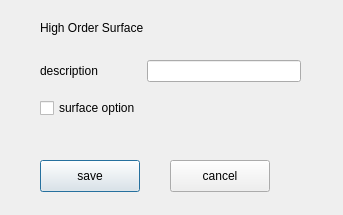
<?xml version="1.0" encoding="UTF-8"?>
<ui version="4.0">
 <class>HOSurfaceDialog</class>
 <widget class="QDialog" name="HOSurfaceDialog">
  <property name="geometry">
   <rect>
    <x>0</x>
    <y>0</y>
    <width>343</width>
    <height>215</height>
   </rect>
  </property>
  <property name="windowTitle">
   <string>Dialog</string>
  </property>
  <widget class="QLabel" name="label">
   <property name="geometry">
    <rect>
     <x>40</x>
     <y>20</y>
     <width>121</width>
     <height>16</height>
    </rect>
   </property>
   <property name="text">
    <string>High Order Surface</string>
   </property>
  </widget>
  <widget class="QWidget" name="gridLayoutWidget">
   <property name="geometry">
    <rect>
     <x>40</x>
     <y>50</y>
     <width>261</width>
     <height>80</height>
    </rect>
   </property>
   <layout class="QGridLayout" name="gridLayout">
    <item row="0" column="1">
     <widget class="QLineEdit" name="textDesc"/>
    </item>
    <item row="0" column="0">
     <widget class="QLabel" name="label_2">
      <property name="text">
       <string>description</string>
      </property>
     </widget>
    </item>
    <item row="1" column="0">
     <widget class="QCheckBox" name="checkSurfopti">
      <property name="text">
       <string>surface option</string>
      </property>
     </widget>
    </item>
   </layout>
  </widget>
  <widget class="QPushButton" name="btnSave">
   <property name="geometry">
    <rect>
     <x>40</x>
     <y>160</y>
     <width>100</width>
     <height>32</height>
    </rect>
   </property>
   <property name="text">
    <string>save</string>
   </property>
  </widget>
  <widget class="QPushButton" name="btnCancel">
   <property name="geometry">
    <rect>
     <x>170</x>
     <y>160</y>
     <width>100</width>
     <height>32</height>
    </rect>
   </property>
   <property name="text">
    <string>cancel</string>
   </property>
  </widget>
 </widget>
 <resources/>
 <connections/>
</ui>
